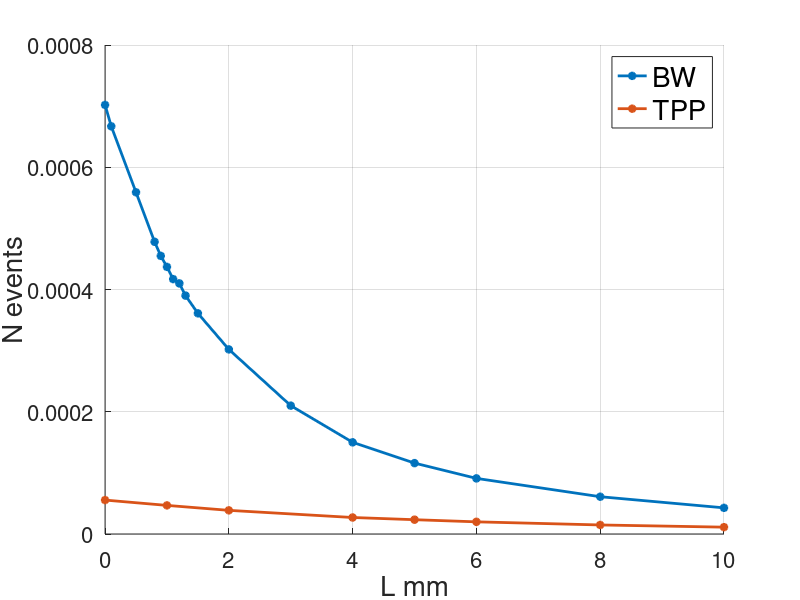

Write MATLAB code to recreate this figure.
clear all; close all; clc;

L_BW=[0 0.1e-3 0.5e-3 0.8e-3 0.9e-3 1e-3 1.1e-3 1.2e-3 1.3e-3 1.5e-3 2e-3 3e-3 4e-3 5e-3 6e-3 8e-3 1e-2];
N_BW=[7.02e-4 6.67e-4 5.59e-4 4.78e-4 4.55e-4 4.37e-4 4.17e-4 4.10e-4 3.90e-4 3.61e-4 3.02e-4 2.10e-4 1.5e-4 1.16e-4 9.10e-5 6.1e-5 4.28e-5]; 

L_TPP=[0 1e-3 2e-3 4e-3 5e-3 6e-3 8e-3 1e-2];
N_TPP=[5.55e-5 4.68e-5 3.87e-5 2.7e-5 2.34e-5 1.99e-5 1.48e-5 1.12e-5];



figure(1)
set(gca,'FontSize',16)
hold on
plot(L_BW*1e3,N_BW,'-*','LineWidth',2)
plot(L_TPP*1e3,N_TPP,'-*','LineWidth',2)

hold off
grid on
legend('BW','TPP','FontSize',20)
xlabel('L mm','FontSize',20)
ylabel('N events','FontSize',20)
fname = ['num_vs_L.png'];
print('-r300','-dpng', fname); 
